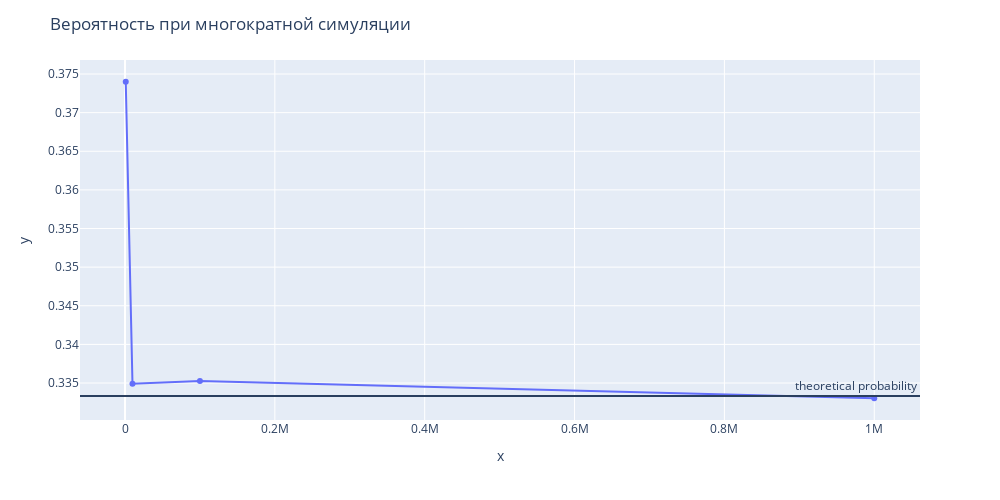

Notebook code for this chart:
### Code cell
plot_probability(iterations_num, res)

### Figure 1 — Plotly figure (JSON) as saved in the notebook; plotly's stock layout.template omitted (floating-point values rounded to 4 significant figures)
{"data": [{"hovertemplate": "x=%{x}<br>y=%{y}<extra></extra>", "legendgroup": "", "line": {"color": "#636efa", "dash": "solid"}, "marker": {"symbol": "circle"}, "mode": "lines+markers", "name": "", "orientation": "v", "showlegend": false, "type": "scatter", "x": [1000, 10000, 100000, 1000000], "xaxis": "x", "y": [0.374, 0.3349, 0.3352, 0.333], "yaxis": "y"}], "layout": {"annotations": [{"showarrow": false, "text": "theoretical probability", "x": 1, "xanchor": "right", "xref": "x domain", "y": 0.3333, "yanchor": "bottom", "yref": "y"}], "height": 500, "legend": {"tracegroupgap": 0}, "margin": {"t": 60}, "shapes": [{"type": "line", "x0": 0, "x1": 1, "xref": "x domain", "y0": 0.3333, "y1": 0.3333, "yref": "y"}], "title": {"text": "Вероятность при многократной симуляции"}, "width": 1000, "xaxis": {"anchor": "y", "domain": [0, 1], "title": {"text": "x"}}, "yaxis": {"anchor": "x", "domain": [0, 1], "title": {"text": "y"}}}}
